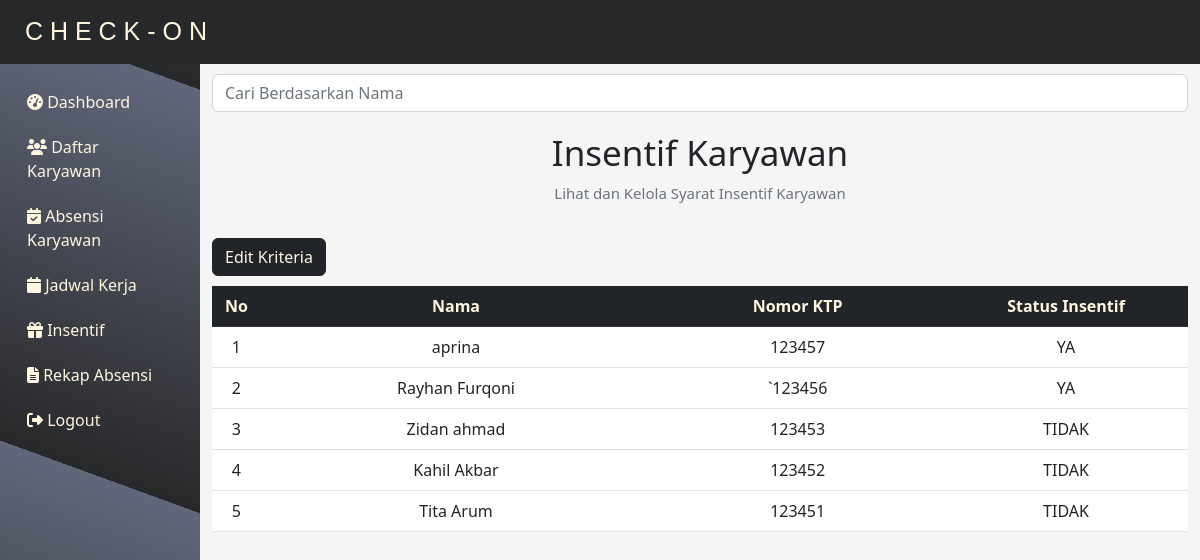
Page /sidebar/insentif/insentif.php (signed in) on the committed database.
### tables this page shows
CREATE TABLE `insentif_karyawan` (
  `id_karyawan` varchar(100) NOT NULL,
  `status_insentif` varchar(100) NOT NULL
);

CREATE TABLE `daftar_karyawan` (
  `id_karyawan` varchar(100) NOT NULL,
  `no_ktp` varchar(100) NOT NULL,
  `nama` varchar(100) NOT NULL,
  `alamat` varchar(500) NOT NULL,
  `telp` varchar(100) NOT NULL,
  `email` varchar(100) NOT NULL,
  `jenis_kelamin` varchar(100) NOT NULL
);

### sidebar/insentif/insentif.php (the view, shortened to what this page needs)
<?php
include "../../db_conn.php";
?>
<!DOCTYPE html>
<html lang="en">
<head>
    <link rel="stylesheet" href="https://cdn.jsdelivr.net/npm/bootstrap@5.2.3/dist/css/bootstrap.min.css">
    <link rel="stylesheet" href="https://cdnjs.cloudflare.com/ajax/libs/font-awesome/6.4.0/css/all.min.css"
 />
    <link rel="stylesheet" href="insentif.css">
</head>
<body>
    <main>
        <nav class="navbar navbar-expand-lg navbar-dark bg-dark" style="background-color: #272829 !important">
            <div class="container-fluid">
                <a class="navbar-brand" href="#"
                    style="color:#FFF6E0;font-size:25px;font-family: Arial, Helvetica, sans-serif;padding-left:13px">C H
                    E C K - O N</a>
            </div>
        </nav>
        <div class="container-fluid">
            <div class="row">
                <nav id="sidebar" class="col-md-2 bg-dark text-light py-3"
                    style="background: repeating-linear-gradient(20deg, #272829, #61677A 398px) !important">
                    <div class="sidebar-sticky">
                        <ul class="nav flex-column">
                            <li class="nav-item">
                                <a class="nav-link" href="../dashboard/dashboard.php" style="color:#FFF6E0">
                                    <i class="fas fa-tachometer-alt"></i> Dashboard
                                </a>
                            </li>
                            <li class="nav-item">
                                <a class="nav-link" href="../daftar_karyawan/daftar_karyawan.php" style="color:#FFF6E0">
                                    <i class="fas fa-users"></i> Daftar Karyawan
                                </a>
                            </li>
                            <li class="nav-item">
                                <a class="nav-link" href="../absensi_karyawan/absensi_karyawan.php"
                                    style="color:#FFF6E0">
                                    <i class="fas fa-calendar-check"></i> Absensi Karyawan
                                </a>
                            </li>
                            <li class="nav-item">
                                <a class="nav-link" href="../jadwal_kerja/jadwal_kerja.php" style="color:#FFF6E0">
                                    <i class="fas fa-calendar"></i> Jadwal Kerja
                                </a>
                            </li>
                            <li class="nav-item">
                                <a class="nav-link" href="../insentif/insentif.php" style="color:#FFF6E0">
                                    <i class="fas fa-gift"></i> Insentif
                                </a>
                            </li>
                            <li class="nav-item">
                                <a class="nav-link" href="../rekap_absen/rekap_absen.php" style="color:#FFF6E0">
                                    <i class="fas fa-file-alt"></i> Rekap Absensi
                                </a>
                            </li>
                            <li class="nav-item">
                                <a class="nav-link" href="../logout/logout.php" style="color:#FFF6E0"
                                    onclick="showLogoutAlert(event)">
                                    <i class="fas fa-sign-out-alt"></i> Logout
                                </a>
                            </li>
                        </ul>
                    </div>
                </nav>
                <main role="main" class="col-md-10 ml-sm-auto" style="background-color:whitesmoke">
                    <input type="text" class="form-control" placeholder="Cari Berdasarkan Nama"
                        style="margin-top: 10px">
                    <div class="custom-form-container" id="judulHlm">
                        <div class="container" style="padding-top:10px">
                            <div class="text-center mb-4">
                                <h3 style="margin-top: 10px;font-size:35px">Insentif Karyawan</h3>
                                <p class="text-muted" style="font-size:15px">Lihat dan Kelola Syarat Insentif Karyawan
                                </p>
                            </div>
                        </div>
                    </div>
                    <button id="btnTambahKaryawan" class="btn btn-dark btn-primary"
                        style="margin-bottom:10px;margin-top: 10px;color:#FFF6E0">Edit Kriteria</button>
                    <table class="table table-hover text-center" style="background-color:#FFFFFF" id="table-container">
                        <colgroup>
                            <col style="width: 5%">
                            <col style="width: 40%">
                            <col style="width: 30%">
                            <col style="width: 25%">
                        </colgroup>
                        <thead class="table-dark" style="color:#FFF6E0">
                            <tr>
                                <th scope="col">No</th>
                                <th scope="col">Nama</th>
                                <th scope="col">Nomor KTP</th>
                                <th scope="col">Status Insentif</th>
                            </tr>
                        </thead>
                        <tbody>
                            <?php
                        $sql = "SELECT * FROM daftar_karyawan JOIN insentif_karyawan ON daftar_karyawan.id_karyawan = insentif_karyawan.id_karyawan";
                        $result = mysqli_query($conn, $sql);
                        if (mysqli_num_rows($result) > 0) {
                            $rowNumber = 1;
                            while ($row = mysqli_fetch_assoc($result)) {
                        ?>
                            <tr>
                                <td><?php echo $rowNumber++; ?></td>
                                <td><?php echo $row["nama"]; ?></a></td>
                                <td><?php echo $row["no_ktp"]; ?></td>
                                <td><?php echo $row["status_insentif"]; ?></td>
                            </tr>
                            <?php
                        }
                        }
                        ?>
                        </tbody>
                    </table>
                </main>
            </div>
        </div>
    </main>
</body>
</html>

### sidebar/insentif/insentif.css (style rules this page uses)
#sidebar { display: flex; flex-direction: column; height: 100vh; position: sticky; top: 0; }
#table-container { margin-bottom: 50px; }
.nav-link { color: inherit; text-decoration: none; padding: 10px 15px; transition: font-size 0.2s, color 0.2s, border-bottom 0.2s; border-bottom: 1px solid transparent; }

### rows in the picture
insentif_karyawan: id_karyawan.nama "aprina", id_karyawan.no_ktp "123457", status_insentif "YA"
insentif_karyawan: id_karyawan.nama "Rayhan Furqoni", id_karyawan.no_ktp "`123456", status_insentif "YA"
insentif_karyawan: id_karyawan.nama "Zidan ahmad", id_karyawan.no_ktp "123453", status_insentif "TIDAK"
insentif_karyawan: id_karyawan.nama "Kahil Akbar", id_karyawan.no_ktp "123452", status_insentif "TIDAK"
insentif_karyawan: id_karyawan.nama "Tita Arum", id_karyawan.no_ktp "123451", status_insentif "TIDAK"
